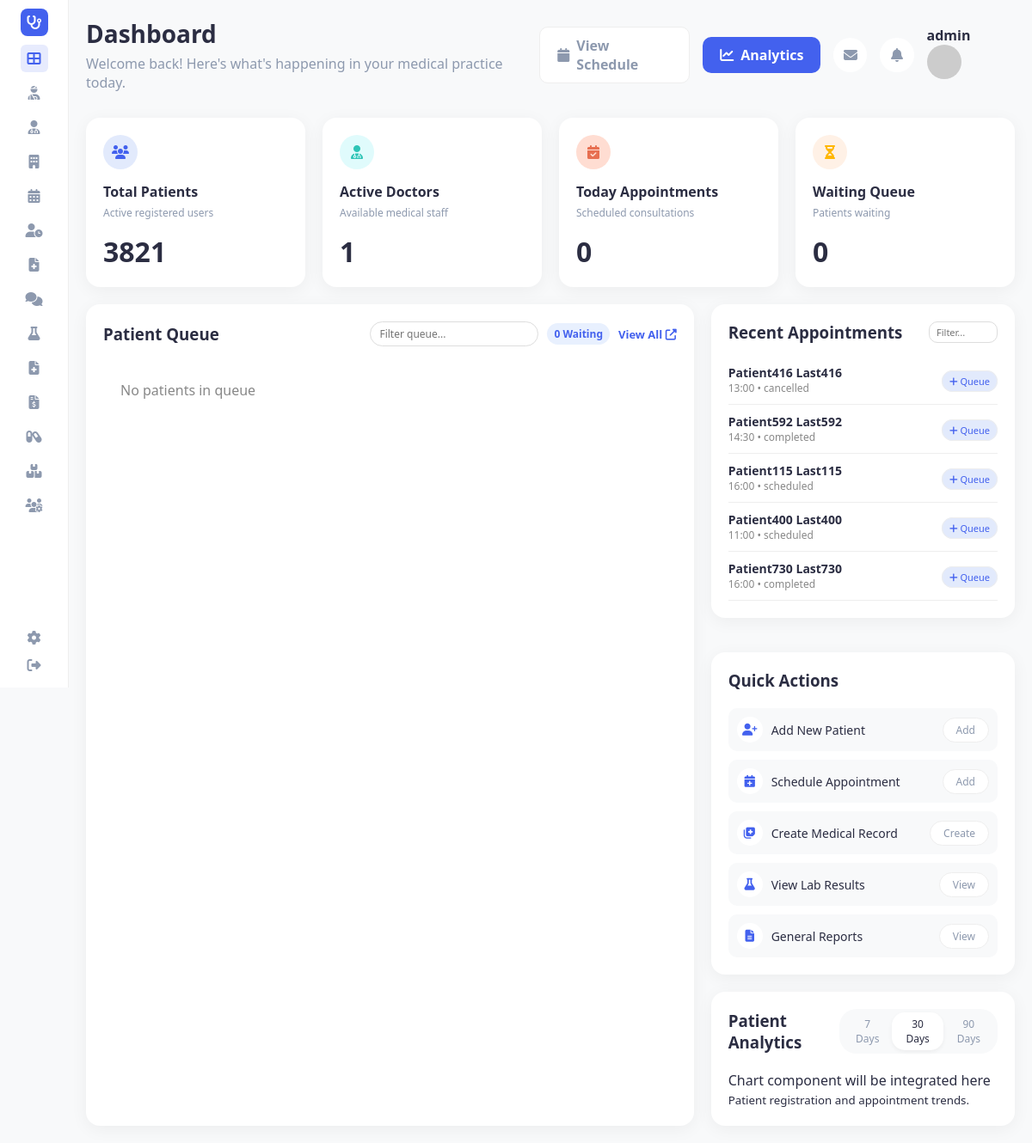
/ (signed in), run on the app's committed database.
### tables this page shows
CREATE TABLE patients (
                patient_id TEXT PRIMARY KEY,
                first_name TEXT,
                last_name TEXT,
                date_of_birth TEXT,
                gender TEXT,
                phone TEXT,
                email TEXT,
                address TEXT,
                emergency_contact TEXT,
                blood_group TEXT,
                medical_history TEXT,
                created_date TEXT,
                scheme_provider TEXT,
                scheme_type TEXT
            );

CREATE TABLE appointments (
                appointment_id TEXT PRIMARY KEY,
                patient_id TEXT,
                doctor_id TEXT,
                appointment_date TEXT,
                appointment_time TEXT,
                reason TEXT,
                status TEXT,
                notes TEXT,
                FOREIGN KEY (patient_id) REFERENCES patients(patient_id),
                FOREIGN KEY (doctor_id) REFERENCES doctors(doctor_id)
            );

### app.py (the view)
@app.route('/')
def dashboard():
    try:
        days = 90
        stats = hms.get_dashboard_stats(days)
        total_patients = hms.get_patients_count()
        base = datetime.date.today()
        chart_labels = [(base - datetime.timedelta(days=i)).strftime("%Y-%m-%d") for i in range(days-1, -1, -1)]
        reg_map = stats['registration_map']
        appt_map = stats['appointment_map']
        chart_patient_reg = [reg_map.get(d, 0) for d in chart_labels]
        chart_appointments = [appt_map.get(d, 0) for d in chart_labels]
        username = session.get('username')
        role = session.get('role')
        system_notifications = hms.get_recent_notifications(username, role)
        return render_template('dashboard.html',
                            total_patients=total_patients,
                            active_doctors=stats['active_doctors'],
                            todays_appointments=stats['todays_appointments'],
                            pending_appointments=stats['pending_appointments'],
                            completed_appointments=stats['completed_appointments'],
                            recent_appointments=hms.get_recent_appointments(),
                            queue=hms.get_active_queue(),
                            chart_labels=chart_labels,
                            chart_patient_reg=chart_patient_reg,
                            chart_appointments=chart_appointments,
                            system_notifications=system_notifications,
                            active_page='dashboard')
    except Exception as e:
        print(f"[CRITICAL ERROR] Dashboard route failed: {e}")
        import traceback
        traceback.print_exc()
        return f"Internal Server Error: {e}", 500

### templates/dashboard.html (shortened to what this page needs)
<!DOCTYPE html>
<html lang="en">
<head>
    <link rel="stylesheet" href="{{ url_for('static', filename='style.css') }}">
    <link rel="stylesheet" href="https://cdnjs.cloudflare.com/ajax/libs/font-awesome/6.4.0/css/all.min.css">
</head>
<body>
    <div class="container">
        {% include 'sidebar.html' %}
        <main class="main-content">
            <header class="header">
                <div class="header-left">
                    <h1>Dashboard</h1>
                    <p>Welcome back! Here's what's happening in your medical practice today.</p>
                </div>
                <div class="header-right">
                    {% if current_role in ['admin', 'doctor', 'receptionist', 'nurse'] %}
                    <a href="{{ url_for('view_schedule') }}" class="btn btn-outline" style="text-decoration: none;"><i class="fas fa-calendar"></i> View Schedule</a>
                    {% endif %}
                    {% if current_role in ['admin', 'doctor'] %}
                    <a href="{{ url_for('analytics') }}" class="btn btn-primary" style="text-decoration: none;"><i class="fas fa-chart-line"></i> Analytics</a>
                    {% endif %}
                    <div class="icon-btn"><i class="fas fa-envelope"></i></div>
                    <div class="icon-btn"><i class="fas fa-bell"></i></div>
                    <div class="user-profile" title="Role: {{ current_role|title }}">
                        <span style="margin-right: 10px; font-weight: bold;">{{ current_user }}</span>
                        <img src="https://ui-avatars.com/api/?name={{ current_user }}&background=random" alt="User">
                    </div>
                </div>
            </header>
            <div class="stats-grid">
                <div class="card stat-card">
                    <div class="stat-icon blue-bg"><i class="fas fa-users"></i></div>
                    <h3>Total Patients</h3>
                    <p class="subtext">Active registered users</p>
                    <div class="stat-value">
                        <h2>{{ total_patients }}</h2>
                    </div>
                </div>
                <div class="card stat-card">
                    <div class="stat-icon green-bg"><i class="fas fa-user-md"></i></div>
                    <h3>Active Doctors</h3>
                    <p class="subtext">Available medical staff</p>
                    <div class="stat-value">
                        <h2>{{ active_doctors }}</h2>
                    </div>
                </div>
                <div class="card stat-card">
                    <div class="stat-icon red-bg"><i class="fas fa-calendar-check"></i></div>
                    <h3>Today Appointments</h3>
                    <p class="subtext">Scheduled consultations</p>
                    <div class="stat-value">
                        <h2>{{ todays_appointments }}</h2>
                    </div>
                </div>
                <div class="card stat-card">
                    <div class="stat-icon yellow-bg"><i class="fas fa-hourglass-half"></i></div>
                    <h3>Waiting Queue</h3>
                    <p class="subtext">Patients waiting</p>
                    <div class="stat-value">
                        <h2>{{ queue|length }}</h2>
                    </div>
                </div>
            </div>
            <div class="content-grid" style="grid-template-columns: 2fr 1fr;">
                <div class="card recent-appointments">
                    <div class="card-header" style="flex-wrap: wrap; gap: 10px;">
                        <h3>Patient Queue</h3>
                        <div style="display: flex; gap: 10px; align-items: center;">
                            <input type="text" id="queueSearch" placeholder="Filter queue..." style="padding: 5px 10px; border: 1px solid #ddd; border-radius: 15px; font-size: 12px; outline: none;">
                            <span class="badge" style="background: #e8f0fe; color: #4361ee;">{{ queue|length }} Waiting</span>
                            <a href="{{ url_for('queue_dashboard') }}" style="font-size: 13px; color: var(--primary-color); text-decoration: none; font-weight: 600;">View All <i class="fas fa-external-link-alt"></i></a>
                        </div>
                    </div>
                    <div class="appointment-list" id="queueList">
                        {% for item in queue %}
                        {% set patient = hms.get_patient(item.patient_id) %}
                        <div class="appointment-item" ondblclick="window.location.href='{{ url_for('patients', search=item.patient_name) }}'" style="display: flex; justify-content: space-between; align-items: center; border-left: 4px solid {% if item.triage_level == '1' %}#dc3545{% elif item.triage_level == '2' %}#fd7e14{% elif item.triage_level == '3' %}#ffc107{% else %}#28a745{% endif %}; padding-left: 15px; margin-bottom: 10px; background: #fcfcfc; cursor: pointer;" title="Double click to search patient">
                            <div class="appt-info">
                                <div style="display: flex; align-items: center; gap: 8px;">
                                    <h4 style="margin: 0;">{{ item.patient_name }}</h4>
                                    <span style="font-size: 10px; padding: 1px 6px; border-radius: 4px; background: #eee; color: #666;">{{ item.department }}</span>
                                    {% if patient and (patient.scheme_provider or patient.scheme_type) %}
                                    <span style="font-size: 10px; padding: 1px 6px; border-radius: 4px; background: #e8f0fe; color: #4361ee; font-weight: 600;">
                                        {{ patient.scheme_provider or '' }} {% if patient.scheme_provider and patient.scheme_type %}-{% endif %} {{ patient.scheme_type or '' }}
                                    </span>
                                    {% endif %}
                                </div>
                                <p style="font-size: 12px; color: #666; margin-top: 4px;">
                                    <i class="far fa-clock"></i> {{ item.arrival_time }}
                                    {% if item.date_added %}
                                    <span style="font-size: 11px; color: #888; font-weight: 500;">({{ item.date_added }})</span>
                                    {% endif %}
                                    &bull; <span style="font-weight: 600; color: {% if item.status == 'Calling' %}#4361ee{% elif item.status == 'In Consultation' %}#28a745{% else %}#666{% endif %};">{{ item.status }}</span>
                                    {% if item.priority != 'Routine' %}
                                    &bull; <span style="color: #dc3545; font-weight: bold;">{{ item.priority }}</span>
                                    {% endif %}
                                </p>
                            </div>
                            <div class="appt-actions" style="display: flex; gap: 5px;">
                                {% if item.status == 'Waiting' %}
                                <a href="{{ url_for('queue_call', queue_id=item.queue_id) }}" class="btn-sm" style="background: #4361ee; color: white; text-decoration: none;" title="Call Patient"><i class="fas fa-bullhorn"></i></a>
                                {% endif %}
                                {% if item.status == 'Calling' or item.status == 'Waiting' %}
                                <a href="{{ url_for('update_queue_status', queue_id=item.queue_id, status='In Consultation') }}" class="btn-sm" style="background: #28a745; color: white; text-decoration: none;" title="Start Consultation"><i class="fas fa-play"></i></a>
                                {% endif %}
                                {% if item.status == 'In Consultation' %}
                                <a href="{{ url_for('queue_complete', queue_id=item.queue_id) }}" class="btn-sm" style="background: #28a745; color: white; text-decoration: none;" title="Complete"><i class="fas fa-check"></i></a>
                                {% endif %}
                                <a href="{{ url_for('remove_from_queue', queue_id=item.queue_id) }}" class="btn-sm" style="background: #dc3545; color: white; text-decoration: none;" title="Remove" onclick="return confirm('Remove from queue?')"><i class="fas fa-times"></i></a>
                            </div>
                        </div>
                        {% else %}
                        <div class="appointment-item" style="text-align: center; padding: 20px; color: #888;">
                            <p>No patients in queue</p>
                        </div>
                        {% endfor %}
                    </div>
                </div>
                <div class="right-column">
                    <div class="card quick-actions" style="margin-bottom: 20px;">
                        <div style="display: flex; justify-content: space-between; align-items: center; margin-bottom: 15px;">
                            <h3 style="margin: 0;">Recent Appointments</h3>
                            <input type="text" id="apptSearch" placeholder="Filter..." style="padding: 4px 8px; border: 1px solid #ddd; border-radius: 10px; font-size: 11px; outline: none; width: 80px;">
                        </div>
                        <div class="appointment-list" id="apptList" style="max-height: 300px; overflow-y: auto;">
                            {% for appt in recent_appointments %}
                            {% set patient = hms.get_patient(appt.patient_id) %}
                            <div class="appointment-item" ondblclick="window.location.href='{{ url_for('patients', search=patient.first_name + ' ' + patient.last_name if patient else appt.patient_id) }}'" style="padding: 10px 0; border-bottom: 1px solid #eee; cursor: pointer;" title="Double click to search patient">
                                <div class="appt-info">
                                    <div style="font-weight: 600; font-size: 14px;">
                                    {% if patient %}
                                        {{ patient.first_name }} {{ patient.last_name }}
                                    {% else %}
                                        Unknown Patient ({{ appt.patient_id }})
                                    {% endif %}
                                </div>
                                    <div style="font-size: 12px; color: #888;">
                                        {{ appt.appointment_time }} &bull; {{ appt.status }}
                                    </div>
                                </div>
                                <div>
                                    <a href="{{ url_for('add_to_queue', patient_id=appt.patient_id) }}" class="btn-sm" style="background: #e2eafc; color: #4361ee; text-decoration: none; padding: 4px 8px; font-size: 11px;" title="Add to Queue"><i class="fas fa-plus"></i> Queue</a>
                                </div>
                            </div>
                            {% endfor %}
                        </div>
                    </div>
                    <div class="card quick-actions">
                        <h3>Quick Actions</h3>
                        <div class="action-list">
                            <div class="action-item">
                                <div class="action-icon"><i class="fas fa-user-plus"></i> Add New Patient</div>
                                <a href="{{ url_for('add_patient') }}" class="btn-sm" style="text-decoration: none;">Add</a>
                            </div>
                            <div class="action-item">
                                <div class="action-icon"><i class="fas fa-calendar-plus"></i> Schedule Appointment</div>
                                <a href="{{ url_for('schedule_appointment') }}" class="btn-sm" style="text-decoration: none;">Add</a>
                            </div>
                            <div class="action-item">
                                <div class="action-icon"><i class="fas fa-notes-medical"></i> Create Medical Record</div>
                                <a href="{{ url_for('add_medical_record') }}" class="btn-sm" style="text-decoration: none;">Create</a>
                            </div>
                            <div class="action-item">
                                <div class="action-icon"><i class="fas fa-flask"></i> View Lab Results</div>
                                <a href="{{ url_for('view_lab_results') }}" class="btn-sm" style="text-decoration: none;">View</a>
                            </div>
                            <div class="action-item">
                                <div class="action-icon"><i class="fas fa-file-alt"></i> General Reports</div>
                                <a href="{{ url_for('general_reports') }}" class="btn-sm" style="text-decoration: none;">View</a>
                            </div>
                        </div>
                    </div>
                    <div class="card analytics">
                        <div class="card-header">
                            <h3>Patient Analytics</h3>
                            <div class="toggle-group">
                                <button>7 Days</button>
                                <button class="active">30 Days</button>
                                <button>90 Days</button>
                            </div>
                        </div>
                        <div class="chart-placeholder">
                            <p>Chart component will be integrated here</p>
                            <small>Patient registration and appointment trends.</small>
                        </div>
                    </div>
                </div>
            </div>
        </main>
    </div>
</body>
</html>

### data on the page
patients: first_name "Patient416", last_name "Last416"
patients: first_name "Patient592", last_name "Last592"
patients: first_name "Patient115", last_name "Last115"
appointments: appointment_time "11:00", status "scheduled"
patients: first_name "Patient400", last_name "Last400"
appointments: appointment_time "16:00", status "completed"
patients: first_name "Patient730", last_name "Last730"

### other printed values
{{ current_user }} "admin"
{{ total_patients }} "3821"
{{ active_doctors }} "1"
{{ todays_appointments }} "0"
{{ queue|length }} "0"
{{ appt.appointment_time }} "13:00" "14:30" "16:00"
{{ appt.status }} "cancelled" "completed" "scheduled"
